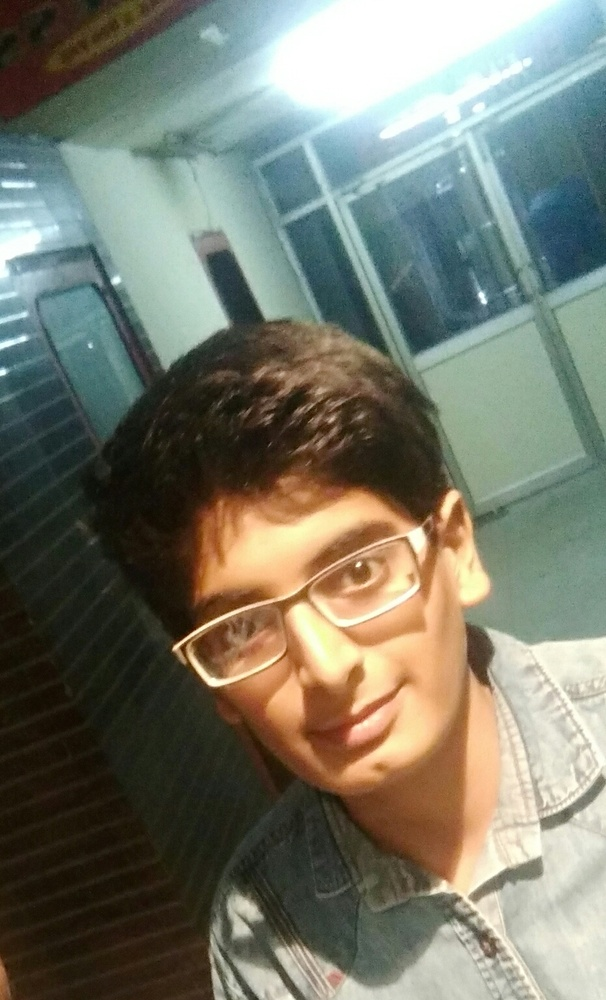
#> input picture openCV/me.jpg, 606 x 1000 px, shrunk from 932 x 1539 before the run
$ python grayscale.py 5
#> lines starting #> are read from the running program, lines starting #| are printed output that depends on the picture
import numpy as np
import sys
# cv2 is the OpenCV library and is included via import command
import cv2
print(sys.argv[1])
# To read image me.jpg we use imread() function of cv2
img = cv2.imread('me.jpg', 0)
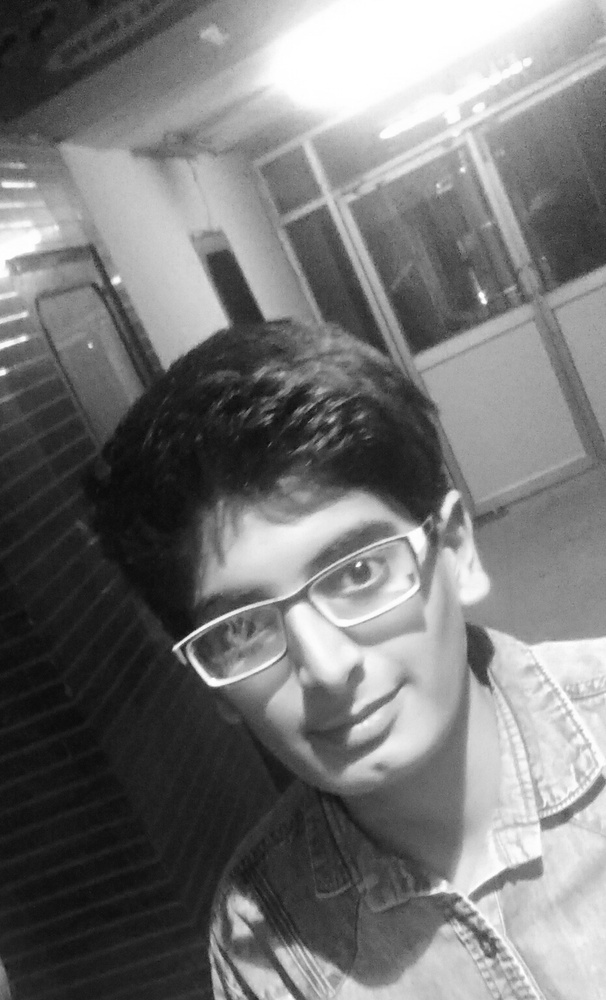
#> img: shape (1000, 606); min 9, max 255, mean 119.3
"""
    imread function has two params:
        1) the string with the image name i.e. 'me.jpg'
        2) the color to process on image i.e. 0 (for grayscale)
"""
# To show image we use imshow() function of cv2
cv2.imshow('image', img)
"""
    imshow function has two params:
        1) the string specifying the window title which is opened i.e. 'image'
        2) the variable which holds the processed image i.e. img
"""
k = cv2.waitKey(0)
#> (key Esc is pressed here)
if k == 27:         # wait for ESC key to exit
    cv2.destroyAllWindows()
elif k == ord('s'):  # wait for 's' key to save and exit
    cv2.imwrite('megray.png', img)
    cv2.destroyAllWindows()

$ run again, with openCV/messi5.jpg copied over openCV/me.jpg
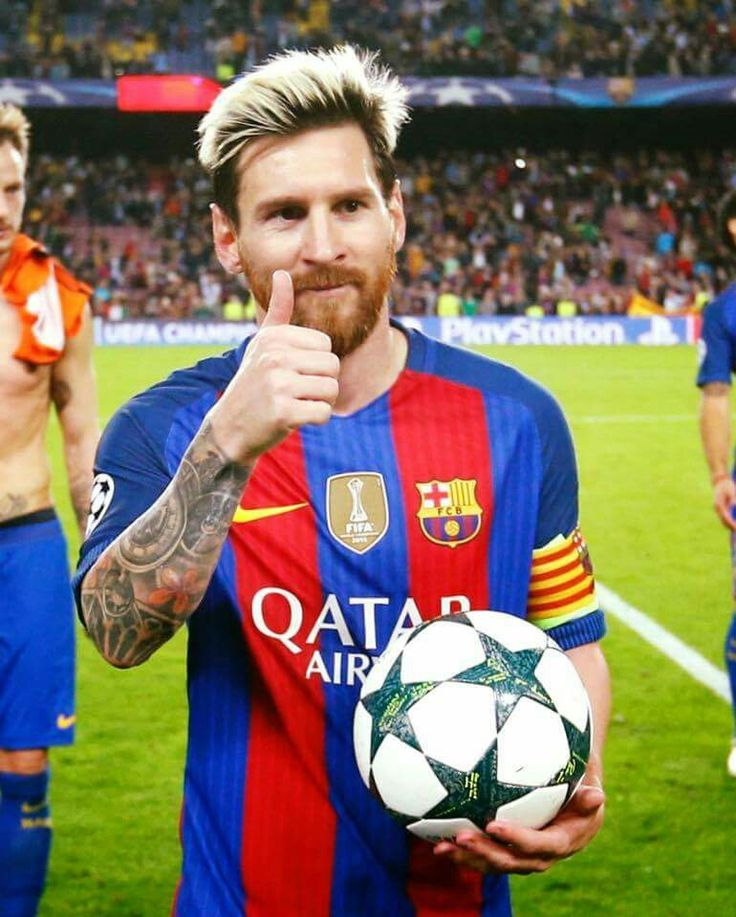
#> input picture openCV/messi5.jpg, 736 x 917 px
#> `img = cv2.imread('me.jpg', 0)`:
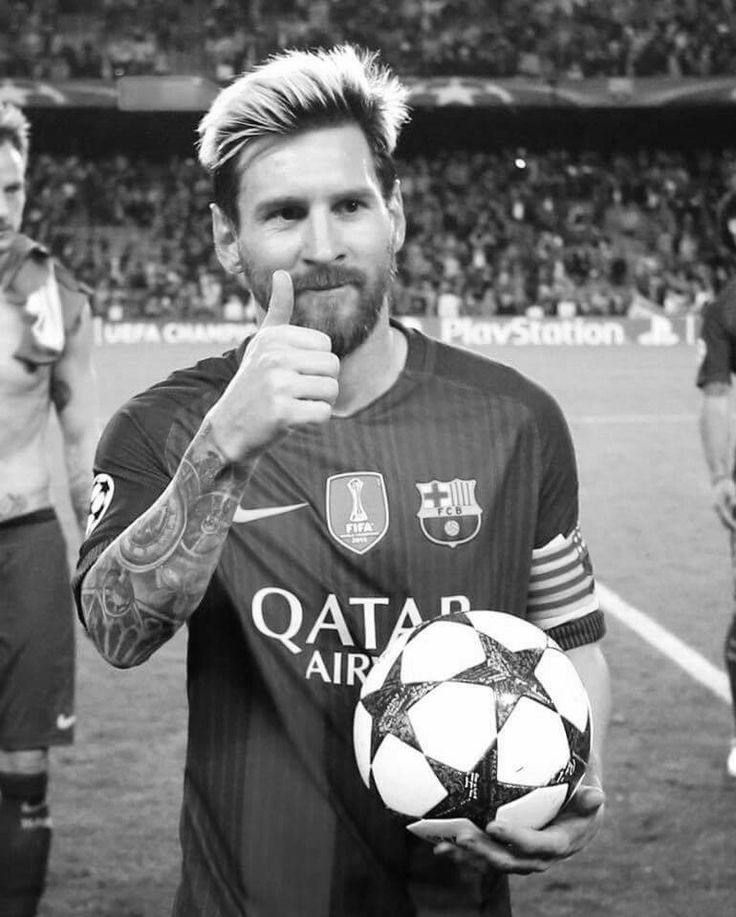
#> img: shape (917, 736); min 0, max 255, mean 115.5
